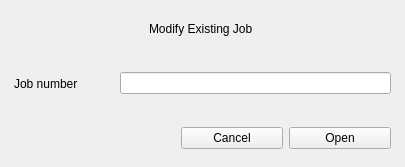
<?xml version="1.0" encoding="UTF-8"?>
<ui version="4.0">
 <class>Form</class>
 <widget class="QWidget" name="Form">
  <property name="geometry">
   <rect>
    <x>0</x>
    <y>0</y>
    <width>405</width>
    <height>167</height>
   </rect>
  </property>
  <property name="windowTitle">
   <string>Form</string>
  </property>
  <property name="styleSheet">
   <string notr="true">QPushButton {
	min-width:100px; 
	max-width:100px;
}</string>
  </property>
  <layout class="QVBoxLayout" name="verticalLayout">
   <property name="leftMargin">
    <number>5</number>
   </property>
   <property name="topMargin">
    <number>5</number>
   </property>
   <property name="rightMargin">
    <number>5</number>
   </property>
   <property name="bottomMargin">
    <number>5</number>
   </property>
   <item>
    <widget class="QWidget" name="widget" native="true">
     <layout class="QHBoxLayout" name="horizontalLayout_2">
      <item alignment="Qt::AlignHCenter|Qt::AlignVCenter">
       <widget class="QLabel" name="label">
        <property name="text">
         <string>Modify Existing Job </string>
        </property>
       </widget>
      </item>
     </layout>
    </widget>
   </item>
   <item>
    <widget class="QWidget" name="widget_2" native="true">
     <layout class="QHBoxLayout" name="horizontalLayout">
      <item>
       <widget class="QLabel" name="label_2">
        <property name="minimumSize">
         <size>
          <width>100</width>
          <height>0</height>
         </size>
        </property>
        <property name="text">
         <string>Job number</string>
        </property>
       </widget>
      </item>
      <item>
       <widget class="QLineEdit" name="jobNum"/>
      </item>
     </layout>
    </widget>
   </item>
   <item>
    <widget class="QWidget" name="widget_3" native="true">
     <layout class="QHBoxLayout" name="horizontalLayout_3">
      <item>
       <spacer name="horizontalSpacer">
        <property name="orientation">
         <enum>Qt::Horizontal</enum>
        </property>
        <property name="sizeHint" stdset="0">
         <size>
          <width>40</width>
          <height>20</height>
         </size>
        </property>
       </spacer>
      </item>
      <item>
       <widget class="QPushButton" name="cancelBtn">
        <property name="text">
         <string>Cancel</string>
        </property>
       </widget>
      </item>
      <item>
       <widget class="QPushButton" name="openBtn">
        <property name="text">
         <string>Open</string>
        </property>
       </widget>
      </item>
     </layout>
    </widget>
   </item>
  </layout>
 </widget>
 <resources/>
 <connections/>
</ui>
